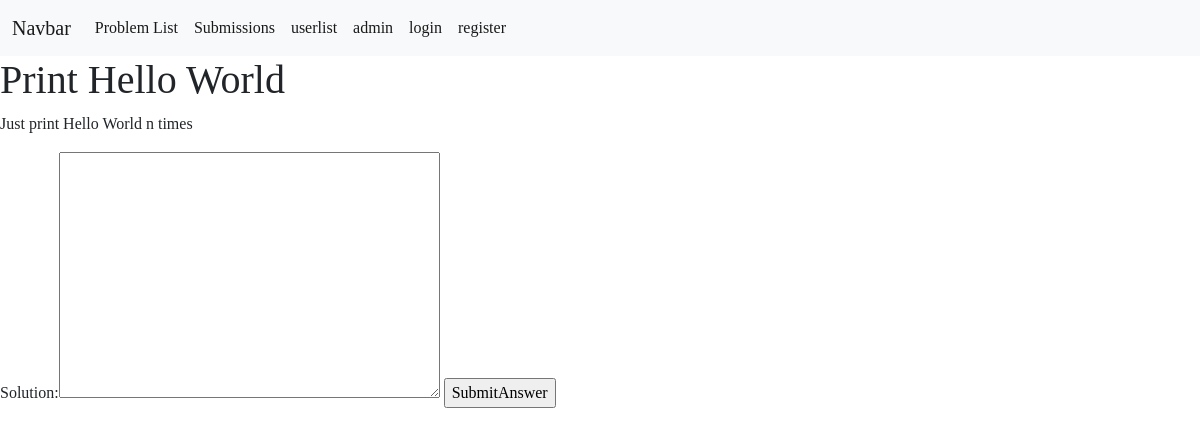
The page /Main_app/19/ on the database its author committed.
### Main_app/models.py (models this page shows, shortened)
class Problems(models.Model):
    Title = models.CharField(max_length=1000)
    Problem_statement = models.TextField()
    Author = models.CharField(max_length=1000)
    Number_of_submissions = models.IntegerField(default=0)
    Number_of_accepted = models.IntegerField(default=0)
    Test_cases = models.TextField()
    Example_test_cases = models.TextField()
    Solution = models.TextField()
    points = models.IntegerField(default=0)

### Main_app/views.py (the view, shortened to what this page needs)
# urls.py: path('<pk>/', views.problem_detail_view.as_view(),name='problem'),
class problem_detail_view(FormView,DetailView):
    model = models.Problems
    context_object_name = 'problem'
    template_name=  'Main_app/problem.html'
    form_class = forms.SolutionForm
    success_url = '/Main_app/submissionlist'

### Main_app/forms.py
class SolutionForm(forms.ModelForm):
    class Meta:
        model = models.Submissions
        exclude = ['user','accepted','problem']

### Main_app/context_processors.py (called while the page is built)
def pass_user(request):
    print(request)
    print('I came inside atleast this time')
    return {'user_context': request.user}

### Main_app/templates/Main_app/problem.html (shortened to what this page needs)
{% extends './base.html'%}
{% block content %}
        <h1>{{problem.Title}}</h1>
        <p>{{problem.Problem_statement}}</p>
        <form action="" method="post">
            {{form}}
            <input type="submit" value="SubmitAnswer">
        </form>
{% endblock %}

### Main_app/templates/Main_app/base.html (style rules this page uses)
body { font-family: 'Open Sans', sans-serif; font-family: 'Rokkitt', serif; }

### rows shown on the page
Problems: Title "Print Hello World", Problem_statement "Just print Hello World n times"
